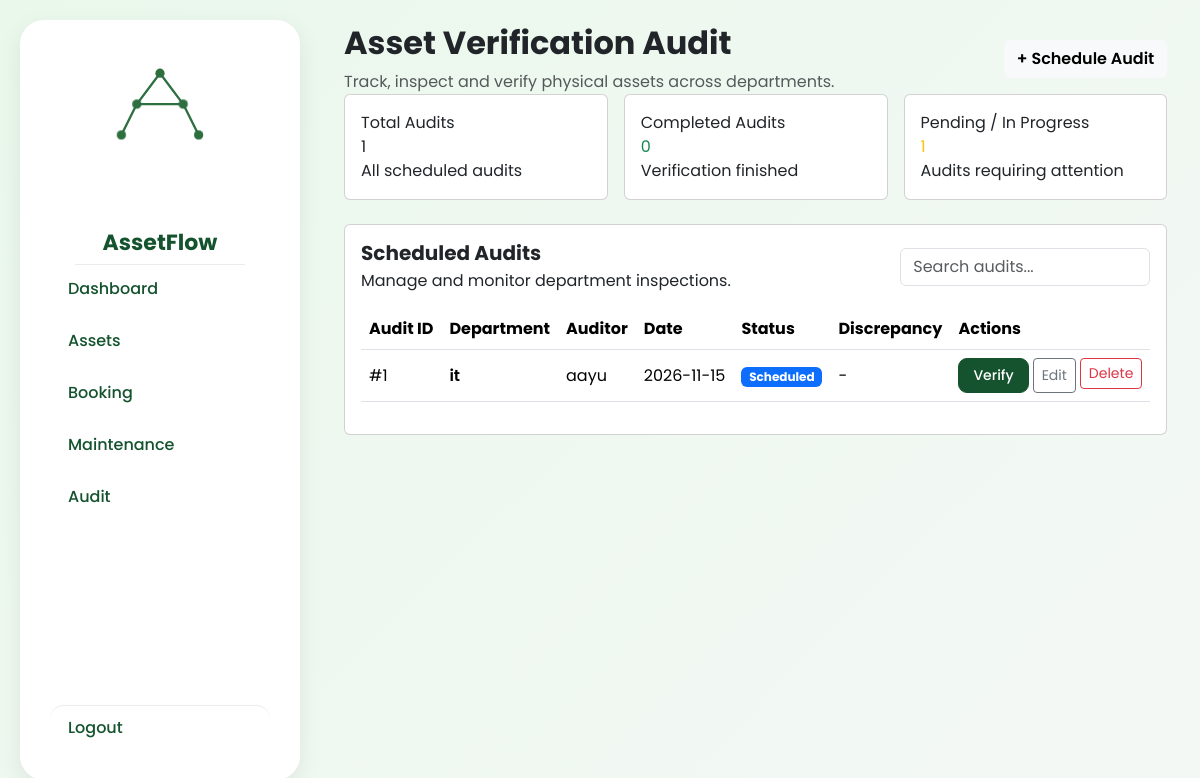
Screenshot of /audit with the database file from the repository.
### tables this page shows
CREATE TABLE Audit (AuditID INTEGER PRIMARY KEY AUTOINCREMENT, Department TEXT NOT NULL, Auditor TEXT NOT NULL, AuditDate TEXT NOT NULL, Status TEXT DEFAULT Scheduled, Discrepancy TEXT);

### app.py (the view)
@app.route("/audit")
def audit():
    conn = get_connection()
    cursor = conn.cursor()
    cursor.execute("""
        SELECT *
        FROM Audit
        ORDER BY AuditDate DESC
    """)
    audits = cursor.fetchall()
    conn.close()
    return render_template("audit.html", audits=audits)

### database.py (called while the page is built)
def get_connection():
    conn = sqlite3.connect(str(DB_PATH), timeout=15)
    conn.execute("PRAGMA foreign_keys = ON")
    conn.row_factory = sqlite3.Row
    return conn

### templates/audit.html (shortened to what this page needs)
<!DOCTYPE html>
<html lang="en">
<head>
<link href="https://cdn.jsdelivr.net/npm/bootstrap@5.3.3/dist/css/bootstrap.min.css" rel="stylesheet">
<link href="https://cdnjs.cloudflare.com/ajax/libs/font-awesome/6.5.2/css/all.min.css" rel="stylesheet">
<link rel="stylesheet" href="{{ url_for('static', filename='css/audit.css') }}">
</head>
<body>
<div class = "dashboard">
    <div class="sidebar">
    <div class="logo">
                   <h2> AssetFlow</h2>
        </div>
        <nav>
                    <a href="/dashboard" class="nav-link">Dashboard</a>
                    <a href = "/assets" class= "nav-link">Assets </a>
                    <a href="/booking" class="nav-link"> Booking</a>
                    <a href="/maintenance" class="nav-link">Maintenance</a>
                    <a href="/audit" class="nav-link"> Audit</a>
                </nav>
                  <a href="/logout" class="nav-link logout">Logout</a>
        </div>
        <div class="main-content">
                <div class="container-fluid p-4">
    <div class="page-header d-flex justify-content-between align-items-center flex-wrap gap-3">
        <div>
            <h2 class="fw-bold mb-2">Asset Verification Audit</h2>
            <p class="mb-0 opacity-75">
                Track, inspect and verify physical assets across departments.
            </p>
        </div>
        <button class="btn btn-light fw-semibold"
                data-bs-toggle="modal"
                data-bs-target="#auditModal"
                onclick="clearAuditForm()">
            + Schedule Audit
        </button>
    </div>
    <div class="row g-3 mb-4">
        <div class="col-md-4">
            <div class="card stat-card p-3">
                <div class="muted-text">Total Audits</div>
                <div class="stat-number">{{ audits|length }}</div>
                <div class="muted-text">All scheduled audits</div>
            </div>
        </div>
        <div class="col-md-4">
            <div class="card stat-card p-3">
                <div class="muted-text">Completed Audits</div>
                <div class="stat-number text-success">
                    {{ audits|selectattr("Status", "equalto", "Completed")|list|length }}
                </div>
                <div class="muted-text">Verification finished</div>
            </div>
        </div>
        <div class="col-md-4">
            <div class="card stat-card p-3">
                <div class="muted-text">Pending / In Progress</div>
                <div class="stat-number text-warning">
                    {{ audits|rejectattr("Status", "equalto", "Completed")|list|length }}
                </div>
                <div class="muted-text">Audits requiring attention</div>
            </div>
        </div>
    </div>
    <div class="card content-card p-3">
        <div class="d-flex justify-content-between align-items-center flex-wrap gap-3 mb-3">
            <div>
                <h5 class="fw-bold mb-1">Scheduled Audits</h5>
                <p class="muted-text mb-0">
                    Manage and monitor department inspections.
                </p>
            </div>
            <input type="text"
                   id="auditSearch"
                   class="form-control"
                   placeholder="Search audits..."
                   style="max-width: 250px;"
                   onkeyup="searchAudit()">
        </div>
        <div class="table-responsive">
            <table class="table table-hover align-middle">
                <thead>
                    <tr>
                        <th>Audit ID</th>
                        <th>Department</th>
                        <th>Auditor</th>
                        <th>Date</th>
                        <th>Status</th>
                        <th>Discrepancy</th>
                        <th>Actions</th>
                    </tr>
                </thead>
                <tbody id="auditTable">
                    {% for a in audits %}
                    <tr>
                        <td>#{{ a["AuditID"] }}</td>
                        <td class="fw-semibold">{{ a["Department"] }}</td>
                        <td>{{ a["Auditor"] }}</td>
                        <td>{{ a["AuditDate"] }}</td>
                        <td>
                            {% if a["Status"] == "Completed" %}
                                <span class="badge bg-success">Completed</span>
                            {% elif a["Status"] == "In Progress" %}
                                <span class="badge bg-warning text-dark">In Progress</span>
                            {% else %}
                                <span class="badge bg-primary">Scheduled</span>
                            {% endif %}
                        </td>
                        <td>{{ a["Discrepancy"] or "-" }}</td>
                        <td>
                            <div class="d-flex flex-wrap gap-1">
                                {% if a["Status"] != "Completed" %}
                                <a href="{{ url_for('audit_assets', audit_id=a['AuditID']) }}"
                                   class="btn btn-sm btn-verify">
                                    Verify
                                </a>
                                {% else %}
                                <a href="{{ url_for('audit_results', audit_id=a['AuditID']) }}"
                                   class="btn btn-sm btn-outline-success">
                                    Report
                                </a>
                                {% endif %}
                                <button class="btn btn-sm btn-outline-secondary edit-audit-btn"
                                        data-id="{{ a['AuditID'] }}"
                                        data-department="{{ a['Department'] }}"
                                        data-auditor="{{ a['Auditor'] }}"
                                        data-date="{{ a['AuditDate'] }}"
                                        data-status="{{ a['Status'] }}"
                                        data-discrepancy="{{ a['Discrepancy'] or '' }}">
                                    Edit
                                </button>
                                <form method="POST"
                                      action="{{ url_for('delete_audit', audit_id=a['AuditID']) }}"
                                      onsubmit="return confirm('Delete this audit?');">
                                    <button class="btn btn-sm btn-outline-danger">
                                        Delete
                                    </button>
                                </form>
                            </div>
                        </td>
                    </tr>
                    {% else %}
                    <tr>
                        <td colspan="7" class="text-center text-muted py-5">
                            No audits scheduled yet. Click Schedule Audit to begin.
                        </td>
                    </tr>
                    {% endfor %}
                </tbody>
            </table>
        </div>
    </div>
</div>
</div>
</html>

### static/css/audit.css (style rules this page uses)
body { margin:0; padding:0; font-family:Poppins,sans-serif; background: linear-gradient( 135deg, #EAF8EC, #F4F8F5 ); }
.sidebar { width:280px; background:#FFFFFF; margin:20px; border-radius:24px; box-shadow:0 8px 25px rgba(0,0,0,0.08); display: flex; flex-direction: column; align-items: center; padding: 30px; box-shadow: 0 8px 25px rgba(0,0,0,0.08); position: sticky; top: 20px; height: calc(100vh - 40px); box-sizing: border-box; }
.nav-link { color: #14532D; text-decoration: none; padding: 10px 18px; border-radius: 14px; font-weight: 500; }
nav { display: flex; flex-direction: column; gap: 8px; }
.sidebar nav { width: 100%; display: flex; flex-direction: column; }
.dashboard { display:flex; min-height:100vh; }
.sidebar .logout { width: 100%; margin-top: auto; margin-bottom: 0; padding: 10px 18px; border-top: 1px solid #E8ECEF; box-sizing: border-box; }
.logo { display:flex; flex-direction:column; align-items:center; gap:2px; margin-bottom:2px; border-bottom:1px solid #E8ECEF; }
.logo h2 { font-size:22px; font-weight:700; color:#14532D; margin-top: 8px; }
.btn-verify { background: #14532D; color: #FFFFFF; border: 1px solid #14532D; border-radius: 9px; padding: 6px 14px; font-weight: 500; transition: all 0.3s ease; }

### rows the page displays
Audit: AuditID "1", Department "it", Auditor "aayu", AuditDate "2026-11-15", Status "Scheduled", Discrepancy "-"

### other values shown
{{ audits|length }} "1"
{{ audits|selectattr("Status", "equalto", "Completed")|list|length }} "0"
{{ audits|rejectattr("Status", "equalto", "Completed")|list|length }} "1"
